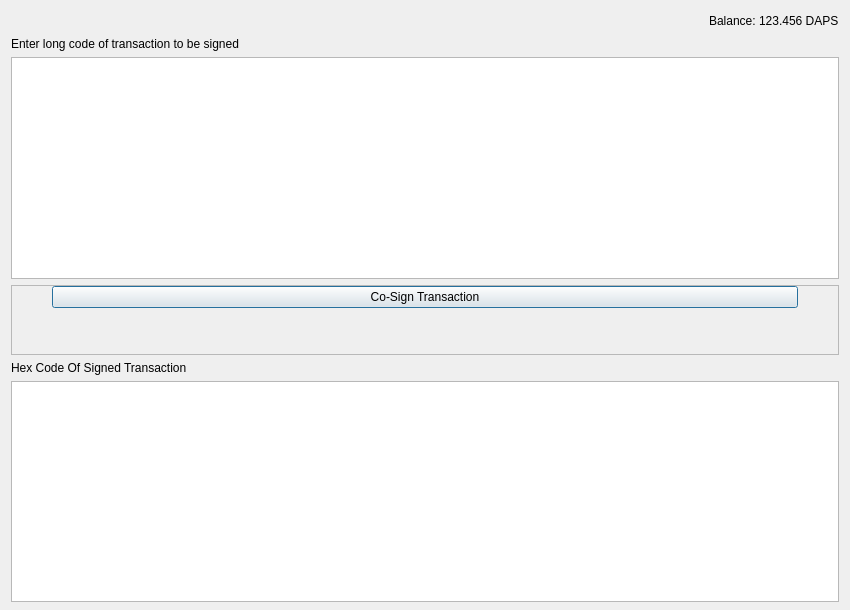
<?xml version="1.0" encoding="UTF-8"?>
<ui version="4.0">
 <class>CoSignTransaction</class>
 <widget class="QDialog" name="CoSignTransaction">
  <property name="geometry">
   <rect>
    <x>0</x>
    <y>0</y>
    <width>850</width>
    <height>610</height>
   </rect>
  </property>
  <property name="sizePolicy">
   <sizepolicy hsizetype="Maximum" vsizetype="Preferred">
    <horstretch>0</horstretch>
    <verstretch>0</verstretch>
   </sizepolicy>
  </property>
  <property name="windowTitle">
   <string>Co-Sign Transaction</string>
  </property>
  <property name="sizeGripEnabled">
   <bool>false</bool>
  </property>
  <layout class="QVBoxLayout" name="verticalLayout" stretch="0,0,0,0,0,0">
   <property name="bottomMargin">
    <number>8</number>
   </property>
   <item>
    <layout class="QHBoxLayout" name="horizontalLayout">
     <item>
      <layout class="QHBoxLayout" name="horizontalLayout_2">
       <property name="spacing">
        <number>3</number>
       </property>
       <item>
        <spacer name="horizontalSpacer">
         <property name="orientation">
          <enum>Qt::Horizontal</enum>
         </property>
         <property name="sizeHint" stdset="0">
          <size>
           <width>40</width>
           <height>20</height>
          </size>
         </property>
        </spacer>
       </item>
       <item>
        <widget class="QLabel" name="label">
         <property name="toolTip">
          <string>Your current spendable balance</string>
         </property>
         <property name="text">
          <string>Balance:</string>
         </property>
        </widget>
       </item>
       <item>
        <widget class="QLabel" name="labelBalance">
         <property name="sizePolicy">
          <sizepolicy hsizetype="Preferred" vsizetype="Fixed">
           <horstretch>0</horstretch>
           <verstretch>0</verstretch>
          </sizepolicy>
         </property>
         <property name="cursor">
          <cursorShape>IBeamCursor</cursorShape>
         </property>
         <property name="toolTip">
          <string>Your current spendable balance</string>
         </property>
         <property name="text">
          <string notr="true">123.456 DAPS</string>
         </property>
         <property name="textInteractionFlags">
          <set>Qt::LinksAccessibleByMouse|Qt::TextSelectableByKeyboard|Qt::TextSelectableByMouse</set>
         </property>
        </widget>
       </item>
      </layout>
     </item>
    </layout>
   </item>
   <item>
    <widget class="QLabel" name="label_3">
     <property name="text">
      <string>Enter long code of transaction to be signed</string>
     </property>
    </widget>
   </item>
   <item>
    <layout class="QHBoxLayout" name="horizontalLayout">
     <item>
      <layout class="QHBoxLayout" name="horizontalLayout_2">
       <property name="spacing">
        <number>3</number>
       </property>
       <item>
        <widget class="QTextEdit" name="hexCode"/>
       </item>
      </layout>
     </item>
    </layout>
   </item>
   <item>
    <widget class="QScrollArea" name="scrollArea">
     <property name="sizePolicy">
      <sizepolicy hsizetype="Expanding" vsizetype="Minimum">
       <horstretch>0</horstretch>
       <verstretch>0</verstretch>
      </sizepolicy>
     </property>
     <property name="widgetResizable">
      <bool>true</bool>
     </property>
     <widget class="QWidget" name="scrollAreaWidgetContents">
      <property name="enabled">
       <bool>true</bool>
      </property>
      <property name="geometry">
       <rect>
        <x>0</x>
        <y>0</y>
        <width>824</width>
        <height>34</height>
       </rect>
      </property>
      <property name="sizePolicy">
       <sizepolicy hsizetype="Preferred" vsizetype="Maximum">
        <horstretch>0</horstretch>
        <verstretch>0</verstretch>
       </sizepolicy>
      </property>
      <layout class="QVBoxLayout" name="verticalLayout_2" stretch="0">
       <property name="leftMargin">
        <number>0</number>
       </property>
       <property name="topMargin">
        <number>0</number>
       </property>
       <property name="rightMargin">
        <number>0</number>
       </property>
       <property name="bottomMargin">
        <number>0</number>
       </property>
       <item>
        <layout class="QVBoxLayout" name="verticalLayout_4">
         <item>
          <layout class="QHBoxLayout" name="horizontalLayoutSend_2">
           <item>
            <spacer name="horizontalSpacerSendL_2">
             <property name="orientation">
              <enum>Qt::Horizontal</enum>
             </property>
             <property name="sizeType">
              <enum>QSizePolicy::Fixed</enum>
             </property>
             <property name="sizeHint" stdset="0">
              <size>
               <width>40</width>
               <height>0</height>
              </size>
             </property>
            </spacer>
           </item>
           <item>
            <widget class="QPushButton" name="sendButton">
             <property name="enabled">
              <bool>true</bool>
             </property>
             <property name="sizePolicy">
              <sizepolicy hsizetype="Preferred" vsizetype="Fixed">
               <horstretch>0</horstretch>
               <verstretch>0</verstretch>
              </sizepolicy>
             </property>
             <property name="minimumSize">
              <size>
               <width>150</width>
               <height>0</height>
              </size>
             </property>
             <property name="toolTip">
              <string>Confirm the send action</string>
             </property>
             <property name="text">
              <string>Co-Sign Transaction</string>
             </property>
             <property name="autoDefault">
              <bool>false</bool>
             </property>
             <property name="default">
              <bool>true</bool>
             </property>
            </widget>
           </item>
           <item>
            <spacer name="horizontalSpacerSendR_2">
             <property name="orientation">
              <enum>Qt::Horizontal</enum>
             </property>
             <property name="sizeType">
              <enum>QSizePolicy::Fixed</enum>
             </property>
             <property name="sizeHint" stdset="0">
              <size>
               <width>40</width>
               <height>0</height>
              </size>
             </property>
            </spacer>
           </item>
          </layout>
         </item>
        </layout>
       </item>
      </layout>
     </widget>
    </widget>
   </item>
   <item>
    <widget class="QLabel" name="label_2">
     <property name="text">
      <string>Hex Code Of Signed Transaction</string>
     </property>
    </widget>
   </item>
   <item>
    <widget class="QTextEdit" name="signedHex"/>
   </item>
  </layout>
 </widget>
 <resources>
  <include location="../dapscoin.qrc"/>
 </resources>
 <connections/>
</ui>
